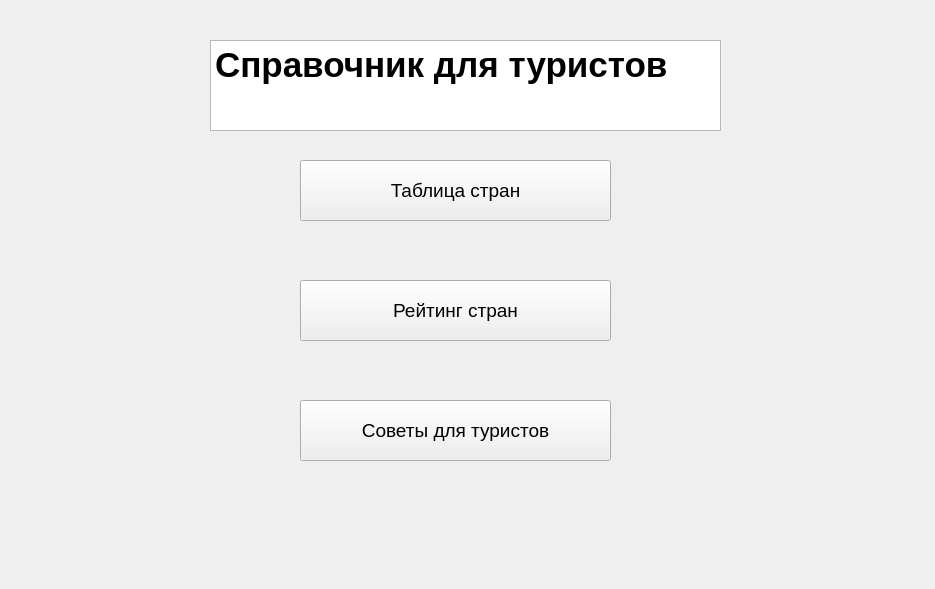
<?xml version="1.0" encoding="UTF-8"?>
<ui version="4.0">
 <class>StarterScreen</class>
 <widget class="QWidget" name="StarterScreen">
  <property name="geometry">
   <rect>
    <x>0</x>
    <y>0</y>
    <width>935</width>
    <height>589</height>
   </rect>
  </property>
  <property name="windowTitle">
   <string>Form</string>
  </property>
  <widget class="QTextBrowser" name="starter_screen_name">
   <property name="geometry">
    <rect>
     <x>210</x>
     <y>40</y>
     <width>511</width>
     <height>91</height>
    </rect>
   </property>
   <property name="html">
    <string>&lt;!DOCTYPE HTML PUBLIC &quot;-//W3C//DTD HTML 4.0//EN&quot; &quot;http://www.w3.org/TR/REC-html40/strict.dtd&quot;&gt;
&lt;html&gt;&lt;head&gt;&lt;meta name=&quot;qrichtext&quot; content=&quot;1&quot; /&gt;&lt;style type=&quot;text/css&quot;&gt;
p, li { white-space: pre-wrap; }
&lt;/style&gt;&lt;/head&gt;&lt;body style=&quot; font-family:'MS Shell Dlg 2'; font-size:8.25pt; font-weight:400; font-style:normal;&quot;&gt;
&lt;p style=&quot; margin-top:0px; margin-bottom:0px; margin-left:0px; margin-right:0px; -qt-block-indent:0; text-indent:0px;&quot;&gt;&lt;span style=&quot; font-size:26pt; font-weight:600;&quot;&gt;Справочник для туристов&lt;/span&gt;&lt;/p&gt;
&lt;p style=&quot;-qt-paragraph-type:empty; margin-top:0px; margin-bottom:0px; margin-left:0px; margin-right:0px; -qt-block-indent:0; text-indent:0px; font-size:20pt; font-weight:600;&quot;&gt;&lt;br /&gt;&lt;/p&gt;&lt;/body&gt;&lt;/html&gt;</string>
   </property>
  </widget>
  <widget class="QPushButton" name="btn_table">
   <property name="geometry">
    <rect>
     <x>300</x>
     <y>160</y>
     <width>311</width>
     <height>61</height>
    </rect>
   </property>
   <property name="font">
    <font>
     <pointsize>14</pointsize>
    </font>
   </property>
   <property name="text">
    <string>Таблица стран</string>
   </property>
  </widget>
  <widget class="QPushButton" name="btn_ratings">
   <property name="geometry">
    <rect>
     <x>300</x>
     <y>280</y>
     <width>311</width>
     <height>61</height>
    </rect>
   </property>
   <property name="font">
    <font>
     <pointsize>14</pointsize>
    </font>
   </property>
   <property name="text">
    <string>Рейтинг стран</string>
   </property>
  </widget>
  <widget class="QPushButton" name="btn_advisor">
   <property name="geometry">
    <rect>
     <x>300</x>
     <y>400</y>
     <width>311</width>
     <height>61</height>
    </rect>
   </property>
   <property name="font">
    <font>
     <pointsize>14</pointsize>
    </font>
   </property>
   <property name="text">
    <string>Советы для туристов</string>
   </property>
  </widget>
 </widget>
 <resources/>
 <connections/>
</ui>
